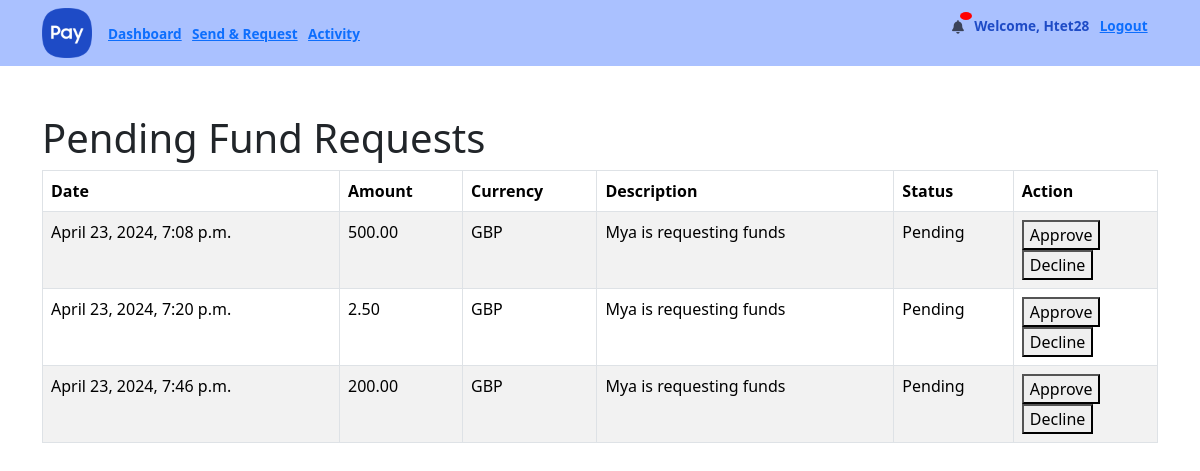
/webapps2024/transactions/fund_request_list/ (signed in), run on the app's committed database.
### transactions/models.py (models this page shows, shortened)
class FundRequest(models.Model):
    STATUS_CHOICES = [
        ('PENDING', 'Pending'),
        ('APPROVED', 'Approved'),
        ('DECLINED', 'Declined'),
    ]
    fund_requester = models.ForeignKey(User, on_delete=models.CASCADE, related_name='fund_requests', null=False)
    fund_sender = models.ForeignKey(User, on_delete=models.CASCADE, related_name='sent_fund_requests')
    amount = models.DecimalField(max_digits=12, decimal_places=2)
    description = models.CharField(max_length=500)
    currency = models.CharField(max_length=3, default='GBP')
    approved = models.BooleanField(default=False)
    created_at = models.DateTimeField(auto_now_add=False)
    approved_at = models.DateTimeField(auto_now_add=False)
    status = models.CharField(max_length=20, choices=STATUS_CHOICES, default='PENDING')

### transactions/views.py (the view)
# urls.py: path('fund_request_list/', views.fund_request_list, name='fund_request_list'),
def fund_request_list(request):
    pending_requests = FundRequest.objects.filter(fund_sender=request.user, status='PENDING')
    return render(request, 'transactions/fund_request_list.html', {'pending_requests': pending_requests})

### templates/transactions/fund_request_list.html (shortened to what this page needs)
{% extends 'main/base.html' %}
{% block content %}
    <h1>Pending Fund Requests</h1>
    <table class="table table-bordered table-striped table-hover table-grey">
        <thead>
        <tr>
            <th>Date</th>
            <th>Amount</th>
            <th>Currency</th>
            <th>Description</th>
            <th>Status</th>
            <th>Action</th>
        </tr>
        </thead>
        <tbody>
        {% for request in pending_requests %}
            <tr>
                <td>{{ request.created_at }}</td>
                <td>{{ request.amount }}</td>
                <td>{{ request.currency }}</td>
                <td>{{ request.fund_requester.username }} is requesting funds</td>
                <td>{{ request.get_status_display }}</td>
                <td>
                    <form method="POST" action="{% url 'fund_request_action' request.pk %}">
                        <button type="submit">Approve</button>
                    </form>
                    <form method="POST" action="{% url 'fund_request_action' request.pk %}">
                        <button type="submit">Decline</button>
                    </form>
                </td>
            </tr>
        {% empty %}
            <tr>
                <td colspan="6">No pending fund requests.</td>
            </tr>
        {% endfor %}
        </tbody>
    </table>
{% endblock %}

### templates/main/base.html (shortened to what this page needs)
{% load crispy_forms_tags %}
{% load static %}
{% load mathfilters %}
<!DOCTYPE html>
<html lang="en">
<head>
    <link href="https://cdn.jsdelivr.net/npm/bootstrap@5.3.3/dist/css/bootstrap.min.css" rel="stylesheet"
>
    <link rel="stylesheet" href="https://cdnjs.cloudflare.com/ajax/libs/font-awesome/6.5.2/css/all.min.css"
/>
    <link rel="stylesheet" type="text/css" href="{% static '/css/main.css' %}">
</head>
<nav class="navbar navbar-expand-lg navbar-light" style="background-color: #7ea1ffa8;">
    <div class="container">
        <a href="#" class="navbar-brand mb-0 mr-3 h1">
            <img alt="logo" src="{% static 'logo.png' %}" width="50" height="50"/>
        </a>
        <div class="collapse navbar-collapse justify-content-between" id="navbarText">
            <ul class="navbar-nav">
                {% if user.is_authenticated %}
                    <li class="nav-item">
                        <a href="{% url 'dashboard' %}">Dashboard</a>
                    </li>
                    <li class="nav-item">
                        <a href="{% url 'send&request' %}">Send & Request</a>
                    </li>
                    <li class="nav-item">
                        <a href="{% url 'transactionlog' %}">Activity</a>
                    </li>
            </ul>
            <ul>
                    <ul class="navbar-nav ms-auto">
                        <li class="nav-item">
                            <a href="{% url 'notifications:notification_list' %}" class="nav-link setting-icon position-relative">
                                <i class="fa-solid fa-bell"></i>
                                <span class="notification-badge">{{ new_notification_count }}</span>
                            </a>
                        </li>
                        <li class="nav-item"><a>Welcome, {{ user.username }}</a></li>
                        <li class="nav-item">
                            <a href="{% url 'logout' %}">Logout</a>
                        </li>
                    </ul>
                {% endif %}
            </ul>
        </div>
    </div>
</nav>
<body>
<div class="container py-5" style="padding-top: 80px;">
    {% block content %}
    {% endblock %}
</div>
</body>
</html>

### static/css/main.css (style rules this page uses)
table, th, td { padding: 5px; }
:root { --bs-primary-color: #0c2340; }
.navbar { color: #1e4bc6; padding: 0.2rem 0; }
.navbar-nav li a { font-weight: bold; font-size: 0.85rem; margin-right: 0.65rem; }
.table-grey { background-color: #d3d3d3; color: #333; }
.setting-icon { padding: 0 !important; margin-top: 4px; }
.notification-badge { position: absolute; top: -5px; right: -8px; background-color: red; color: white; border-radius: 50%; padding: 4px 6px; font-size: 12px; }

### data on the page
FundRequest: created_at "April 23, 2024, 7:08 p.m.", amount "500.00", currency "GBP", fund_requester.username "Mya", status "Pending"
FundRequest: created_at "April 23, 2024, 7:20 p.m.", amount "2.50", currency "GBP", fund_requester.username "Mya", status "Pending"
FundRequest: created_at "April 23, 2024, 7:46 p.m.", amount "200.00", currency "GBP", fund_requester.username "Mya", status "Pending"

### other printed values
{{ user.username }} "Htet28"
